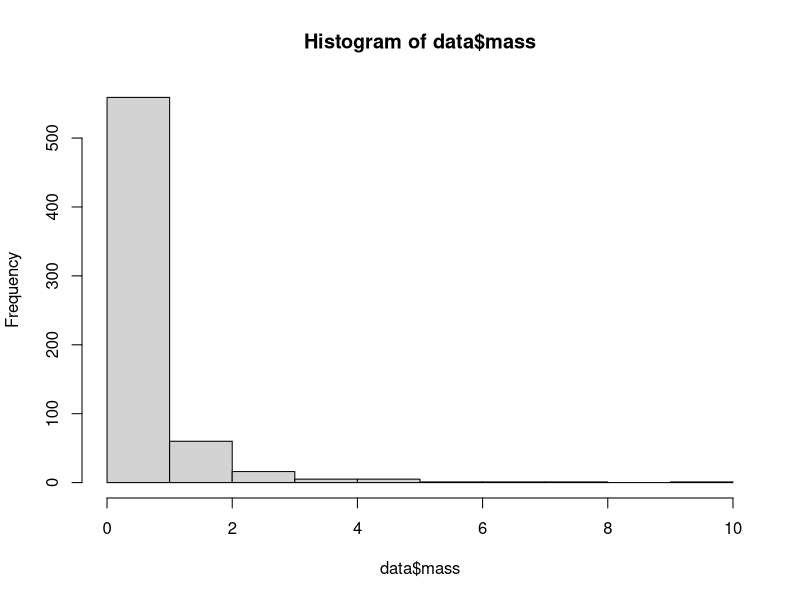
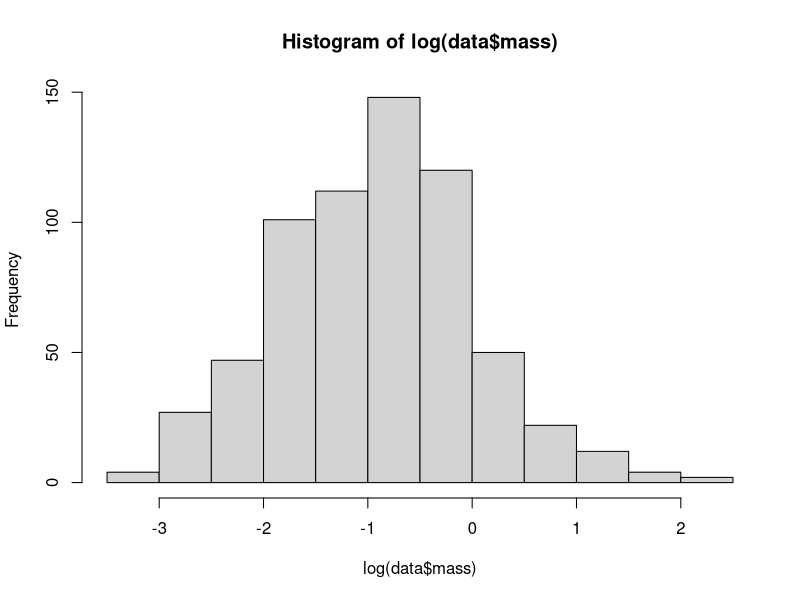
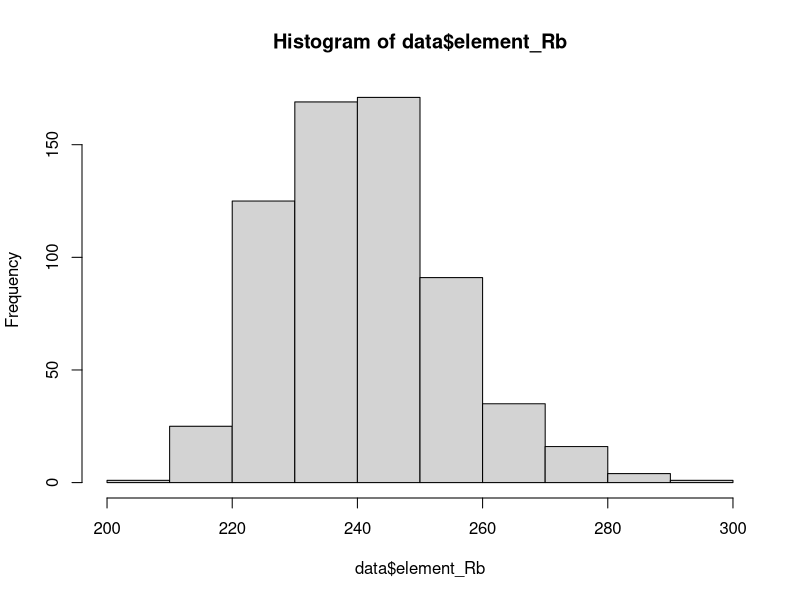
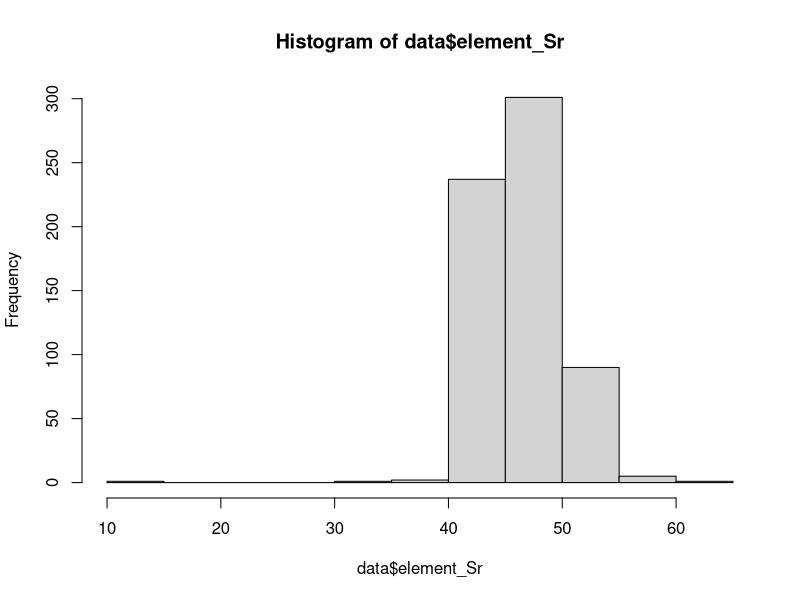
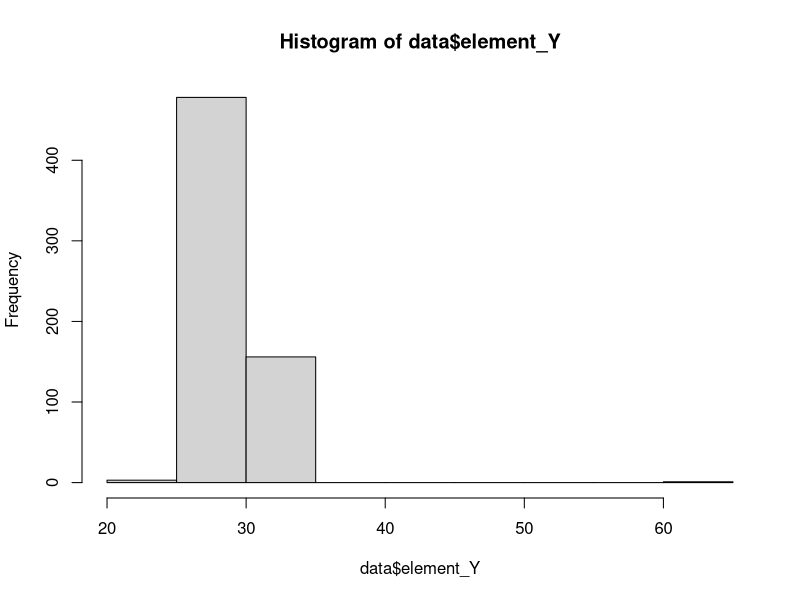
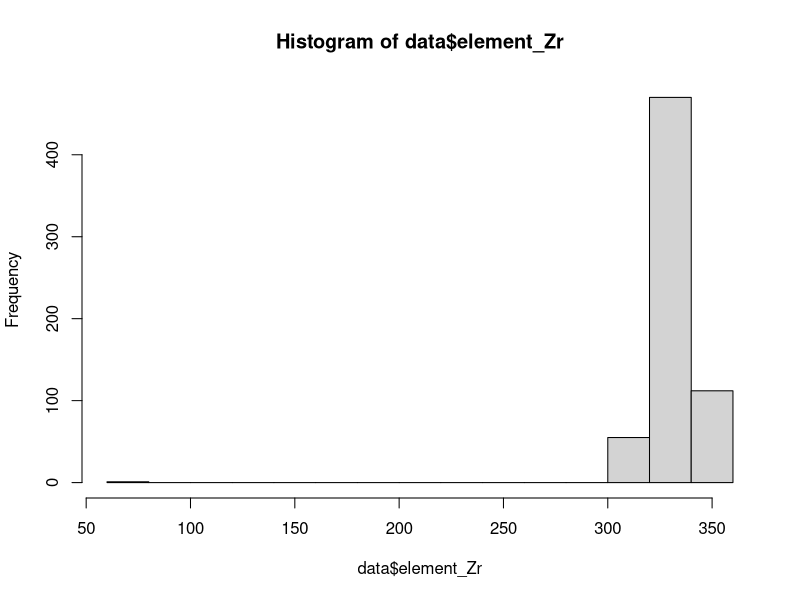
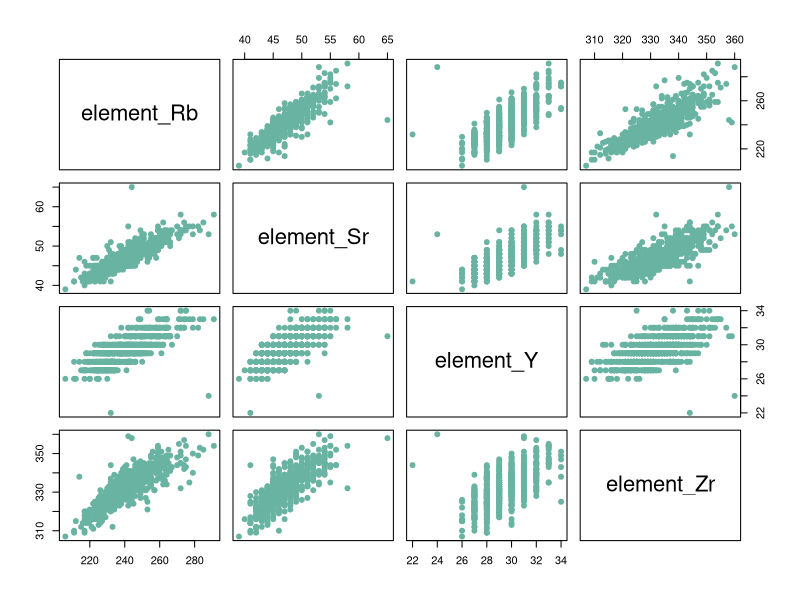
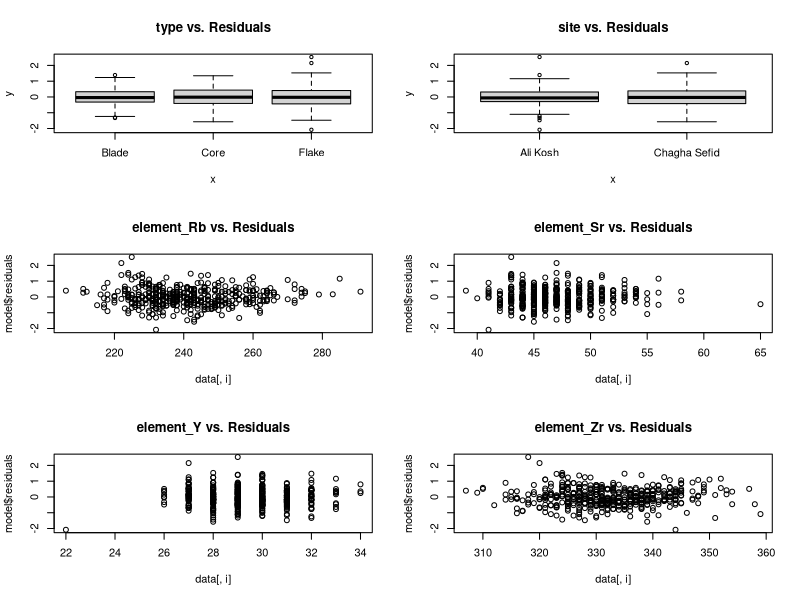

These figures' R source, in order:
## ---- chunk 1
library(glmnet)
library(MASS)
## ---- chunk 2
data <- read.table("data/obsidian_data.txt", header = TRUE, sep = ",")
## ---- chunk 3
head(data, n=10)
## ---- chunk 4
summary(data)
## ---- chunk 5
data[which(data$ID == "288275.002bh"), ]
## ---- chunk 6

data <- data[-33,]
#commenting out so I do not run it again, but I ran it once. 
## ---- chunk 7
data[which(data$mass >= 10), ]
#data[which(data$mass == NA), ] #no null values returned. 
## ---- chunk 8
data <- data[-464,]
#commenting out so I do not run it again, but I ran it once. 
## ---- chunk 9
hist(data$mass)
## ---- chunk 10
hist(log(data$mass))
## ---- chunk 11
data$mass <- log(data$mass)
## ---- chunk 12
levels(data$type)
## ---- chunk 13
# data$type[data$type == "Blades"] <- "Blade"
# data$type[data$type == "blade"] <- "Blade"
# data$type[data$type == "Distal end of prismatic blade?"] <- "Blade"
# 
# data$type[data$type == "flake"] <- "Flake"
# data$type[data$type == "Flakes"] <- "Flake"
# data$type[data$type == "Flake (listed as)"] <- "Flake"
# 
# data$type[data$type == "core"] <- "Core"
# data$type[data$type == "Cores and frags"] <- "Core"
# data$type[data$type == "Core/Fragment"] <- "Core"
# data$type[data$type == "Core fragment"] <- "Core"
# data$type[data$type == "Core fragment?"] <- "Core"
# data$type[data$type == "Cores and fragments"] <- "Core"
# data$type[data$type ==  "Fragment (from core?)"] <- "Core"
# 
# data$type[data$type == "Retouched blades"] <- "Retouched Blade" 
# data$type[data$type == "Retouched Blades"] <- "Retouched Blade"     
# 
# data$type[data$type == "Retouched Blade"] <- "Blade" 
# data$type[data$type == "Used flake"] <- "Flake" 

data <- data[-which(data$type ==  "Blade (Flake?)"),]
data <- data[-which(data$type ==  "Core fragment? Flake?"),]
data <- data[-which(data$type ==  "Fragment (from core?)"),]

blade_type = c(
  "Blade", 
  "Distal end of prismatic blade?",
  "Blades",
  "Retouched blades",
  "Retouched Blade",
  "blade",
  "Retouched Blades"
)
flake_type = c(
  "Flake (listed as)",
  "flake",
  "Flake",
  "Used flake",
  "Flakes"
)
core_type = c(
  "Core fragment?",
  "Core fragment",
  "Fragment (from core?)",
  "Core",
  "Cores and frags",
  "core",
  "Cores and fragments",
  "Core/Fragment"
)

blade_data = data[which(data$type %in% blade_type),]
flake_data = data[which(data$type %in% flake_type),]
core_data = data[which(data$type %in% core_type),]

blade_data$type = "Blade"
flake_data$type = "Flake"
core_data$type = "Core"

data = rbind(blade_data, flake_data, core_data)
## ---- chunk 14
unique(data$type)
## ---- chunk 15
data <- data[complete.cases(data[, c('mass', 'type')]), ]
## ---- chunk 16
data <- data[-which(data$site == "Ali Kosh/Chaga Sefid" | data$site == "Hulailan Tepe Guran"), ]
## ---- chunk 17
hist(data$element_Rb)
hist(data$element_Sr)
hist(data$element_Y)
hist(data$element_Zr)
## ---- chunk 18
data[which(data$element_Zr<100 | data$element_Y>50 | data$element_Sr<20), ]
## ---- chunk 19
data <- data[-which(data$element_Zr<100 | data$element_Y>50 | data$element_Sr<20), ]
## ---- chunk 20
summary(data)
## ---- chunk 21
cat_covs = 3:4
cts_covs = 5:8

for (i in cat_covs) {
  data[, i] = as.factor(data[, i])
}

summary(data)
## ---- chunk 22
cor(data[, cts_covs])
plot(data[, cts_covs], pch=20 , cex=1.5 , col="#69b3a2")

# variance inflation factor
cts_matrix = data.matrix(data[,cts_covs])
eigenvals = eigen(t(cts_matrix) %*% cts_matrix)
sqrt(eigenvals$val[1]/eigenvals$val)
## ---- chunk 23
set.seed(2)

train_idx = sample(1:(dim(data)[1]), size=0.7*dim(data)[1])
train = data[train_idx,]
not_train = data[-train_idx,]
validate_idx = sample(1:(dim(not_train)[1]), size=0.5*dim(not_train)[1])
val = not_train[-validate_idx, ]
test = not_train[validate_idx,]
## ---- chunk 24
model0 = lm(formula = mass ~ element_Sr + element_Y + element_Rb + element_Zr + type + site, data=train)
anova(model0)

model0 = lm(formula = mass ~ element_Sr + element_Y + element_Rb + element_Zr + site + type, data=train)
anova(model0)
## ---- chunk 25
plot_diagnostics <- function(model, data) {
  par(mfrow=c(3,2))
  for (i in c(cat_covs, cts_covs)) {
    plot(data[, i], model$residuals, main=paste(colnames(data)[i], "vs. Residuals"))
  }
}

plot_model <- function(model) {
  par(mfrow=c(2,2))
  plot(model)
}

plot_diagnostics(model0, train)
## ---- chunk 26
par(mfrow=c(2,2))
plot(model0)
## ---- chunk 27
model3 = lm.ridge(formula = mass ~ element_Sr + element_Y + element_Rb + element_Zr + type + site, data=train, lambda=seq(0,10,0.5))
coef(model3)
## ---- chunk 28
model2 = lm(mass ~ element_Rb + type + site, data=train)
summary(model2)
plot_diagnostics(model2, train)
plot_model(model2)
